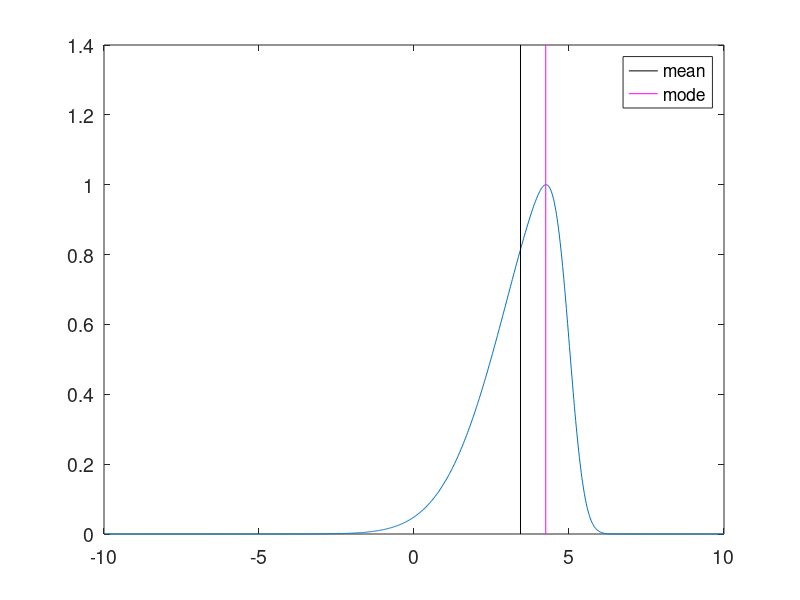

This chart was generated by the following MATLAB code:
%% Skew gaussian distributions 

% distribution parameters
alpha = -5;
scale = 2;
location = 5;
x = linspace(-10, 10, 1000);
y = @(x,location,scale)2 * normpdf((x-location)/scale) .* normcdf(alpha * (x-location)/scale);

% statistics
delta = alpha / sqrt(1 + alpha^2);
mu_z = delta * sqrt(2/pi);
sigma_z = sqrt(1 - mu_z^2);

sg_mean = location + scale * mu_z;
sg_variance = scale^2 * (1 - 2*delta^2/pi);
sg_skew = (4 - pi)/2 * (delta * sqrt(2/pi))^3 / (1 - 2*delta^2/pi)^(3/2);
sg_mode = location + scale * (mu_z - sg_skew * sigma_z/2 - sign(alpha)/2 * exp(-2*pi / abs(alpha)));

figure
plot(x, y(x,location,scale)/y(sg_mode,location,scale))
hold on
l1 = plot([sg_mean, sg_mean], ylim, 'k');
l2 = plot([sg_mode, sg_mode], ylim, 'm');
legend([l1, l2], {'mean', 'mode'})
set(gca, 'FontSize', 14)
